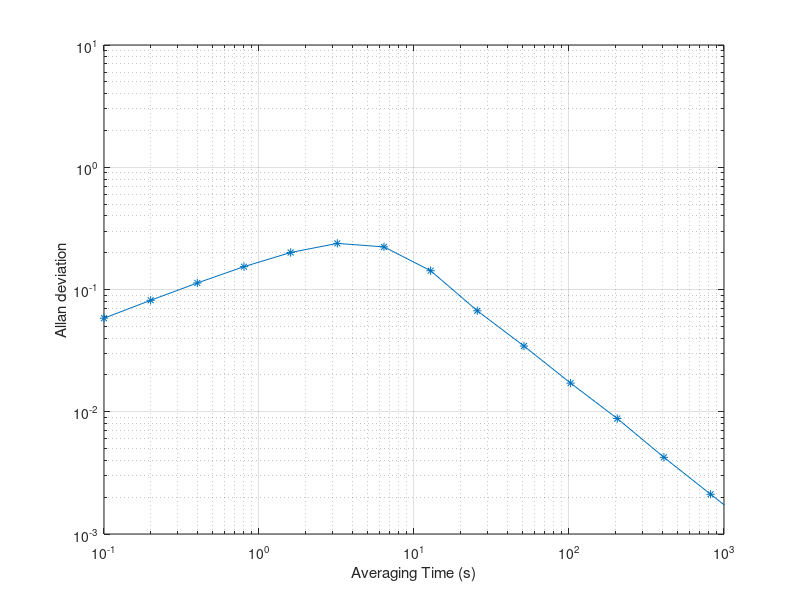

Write MATLAB code to recreate this figure.
%This file is for Problem 9.4, Part (a), sub-part (ii)

%% Initialization
clear all;
 
randn('seed',2);           % Set the seed of randomization
dt=0.1;                    % Define sampling period
sigma=1.0;                 % Sigma for the 2nd order GM process
sigmasq=sigma^2;
omega0=1/3;                % Natural freq. for the 2nd order GM process
bsq=2*(sqrt(2))*omega0^3;
b=sqrt(bsq);
 
%Compute state model PHI and Q
F=[0 1;-omega0^2 -(sqrt(2))*omega0]; % Forming F matrix for diff. eq.
GWGT=[0 0;0 bsq*sigmasq];            
A=dt*[-F GWGT;zeros(2,2) F'];        % Van Loan method for deriving
B=expm(A);                           % discrete-time solution parameters
PHI=B(3:4,3:4)';
Q=PHI*B(1:2,3:4);
 
%% Random process generation
%Now form Monte Carlo xtrue sequence
%x1 and x2 are pos and vel phase variables
C=chol(Q)';
N=100000;            % Total number of samples
xtrue=zeros(2,N);    % Initial states
xtrue(1,1)=sigma*randn(1,1);
xtrue(2,1)=sigma*omega0*randn(1,1);
for i=2:N
    xtrue(:,i)=PHI*xtrue(:,i-1)+C*randn(2,1);
end;
xx=xtrue(1,:);
 
%% Allan deviation
tau0=0.1;
for steps=0:14
    tau(steps+1)=tau0*2^steps;
    m=tau(steps+1)/tau0;
    sum=0;
    for i=1:N-2*m
        sum=sum+(xx(i+2*m)-2*xx(i+m)+xx(i))^2;
    end;
    sqrtav(steps+1)=sqrt(sum/2/(N-2*m)/tau(steps+1)^2);
end;
 
%% Plotting results
figure(1);
loglog(tau,sqrtav,'*-');
grid;
axis([0.1 1000 1e-3 1e1]);
xlabel('Averaging Time (s)');
ylabel('Allan deviation');
